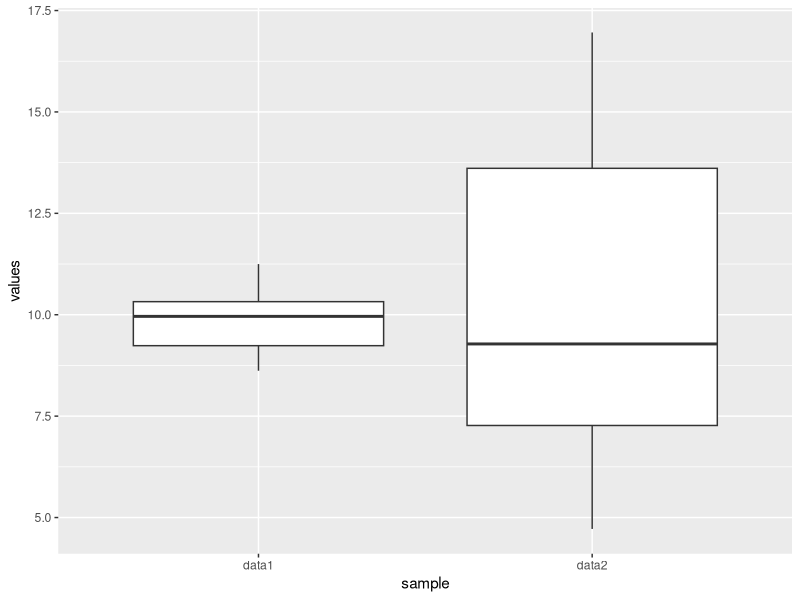

The R script that drew this image:
## ---- chunk 1
knitr::opts_chunk$set(echo = TRUE)

# title: comparing two variances - Fisher's F test
# author: jonathan
# revised: 10/1/2020

WEB <- c("https://bioceed.uib.no/dropfolder/bioSTATS/Rmd/Basic/2-sample/comparing2variances.html")
GIT <- c("https://github.com/jonathansoule/biostats/blob/master/Basic/2-sample/comparing2variances.Rmd")

library(ggplot2)
data1 <- c(11.25, 10.00, 9.68, 10.52, 8.77, 9.92, 8.62, 10.21, 9.09, 10.36)
data2 <- c(10.52, 7.99, 9.20, 5.59, 14.64, 15.50, 16.96, 7.03, 9.36, 4.72)
sample <- rep(c("data1", "data2"), each = 10)
values <- c(data1, data2)
df <- data.frame(sample, values)
## ---- chunk 2
ggplot(df, aes(sample, values)) +
  geom_boxplot()
## ---- chunk 3
var(data1)
var(data2)
## ---- chunk 4
shapiro.test(data1)
shapiro.test(data2)
## ---- chunk 5
var.test(data1, data2)
## ---- chunk 6
var.test(data2, data1)
